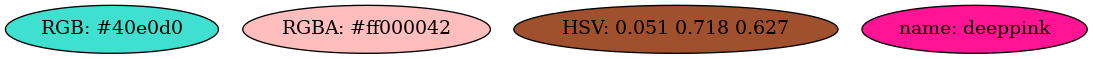

The script that drew this image:
"""Color specifications"""

import graphviz

def example_colors():
    g = graphviz.Graph(format='png')

    g.node('RGB: #40e0d0', style='filled', fillcolor='#40e0d0')
    g.node('RGBA: #ff000042', style='filled', fillcolor='#ff000042')
    g.node('HSV: 0.051 0.718 0.627', style='filled', fillcolor='0.051 0.718 0.627')
    g.node('name: deeppink', style='filled', fillcolor='deeppink')
    return g

if __name__ == "__main__":
    g = example_colors()
    g.view()
